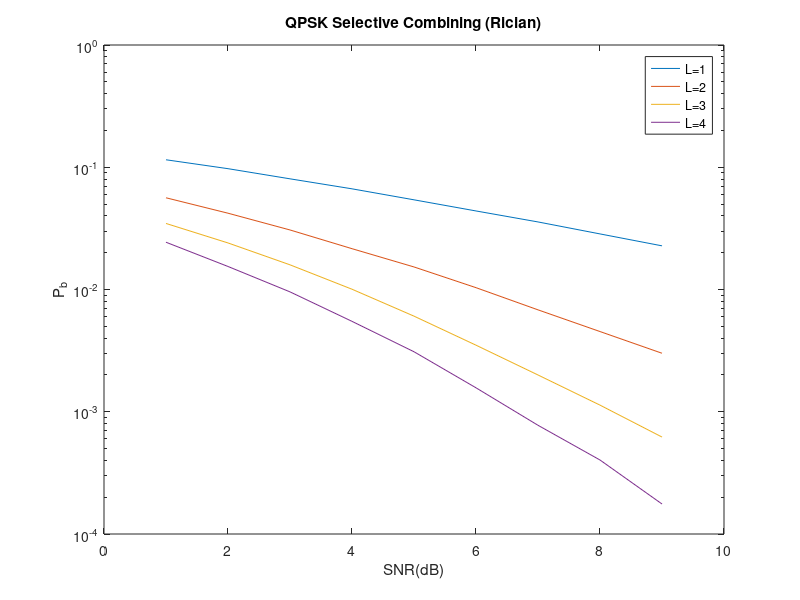
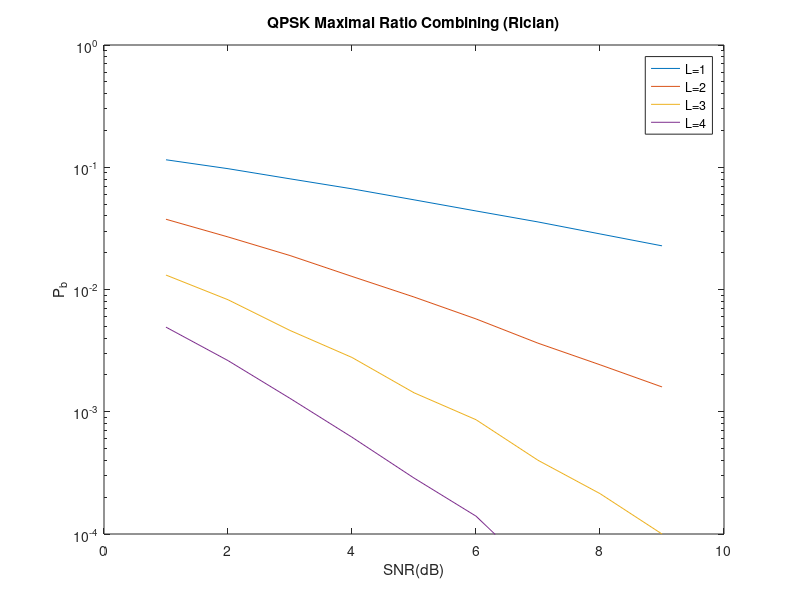
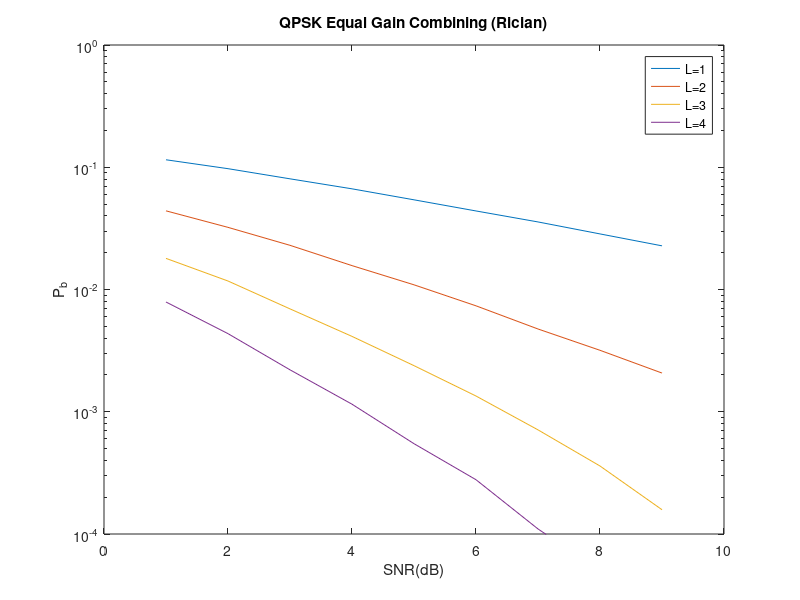
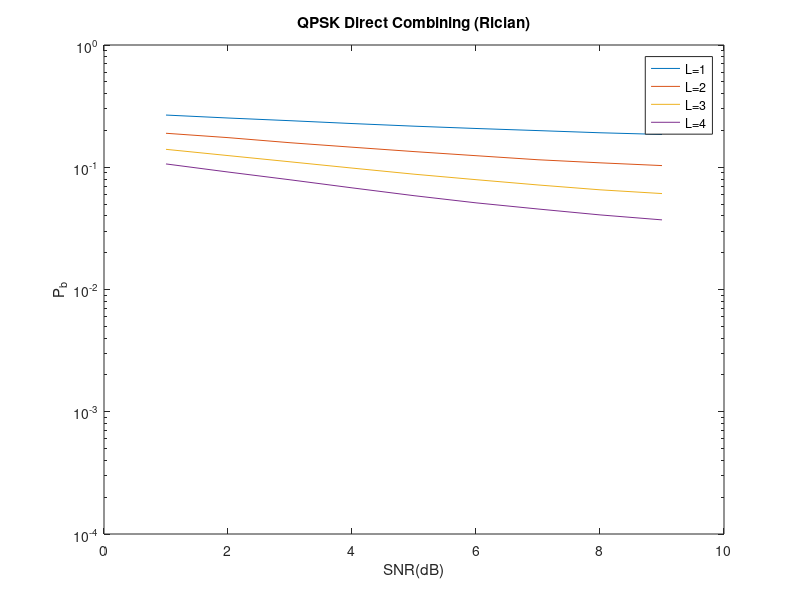

The MATLAB source for these figures, in order:
clear all; clc;

Pb = zeros(4,9,4); % bit error rate
n = 10^6; % the number of input bits
QPSKrandSignal = sign(randn(1,n)); % random QPSK random signal -1 and 1
SNR = 1:9; % Es/No (dB)
K = 1; % for uncorrelated Ricean fading
s = sqrt((2*1*K)/2); % constant for generating rician fading

for L = 1:4 % L is diversity branches
    r = zeros(L,n); % the received complex envelopes of the diversity branches
    
    for i = 1:9 % i is SNR Es/No
        rician_fading = ((s+randn(L,n))+j*(s+randn(L,n)))/sqrt(2+2*s^2); % complex rician fading gain
        noise = sqrt((1/(10^(i/10)))*0.5)*(randn(L,n)+j*randn(L,n)); % received noise
        
        for k = 1:L
            r(k,:) = QPSKrandSignal.*(rician_fading(k,:))+noise(k,:); % the received complex envelopes of the diversity branches
            r_gain(k,:) = abs(r(k,:)); % The length of received complex signal
        end
        
        %--------  SC  ---------%
        if L == 1
            rd = (r./exp(j*angle(rician_fading)));
        else
            [u,v] = max(r_gain);
            rd = sum((sparse(v,[1:n],1)).*r)./exp(j*angle(sum((sparse(v,[1:n],1)).*rician_fading)));
        end
        rd = sign(real(rd));
        Pb(1,i,L) = sum(rd~=QPSKrandSignal)/n; % Compare with origin transmitted signal to calculate bit error rate
        %-----------------------%
        
        %--------  MRC  --------%
        if L == 1
            rd = r.*conj(rician_fading);
        else
            rd = sum(r.*conj(rician_fading));
        end   
        rd = sign(real(rd));
        Pb(2,i,L) = sum(rd~=QPSKrandSignal)/n; % Compare with origin transmitted signal to calculate bit error rate
        %-----------------------%
        
        %--------  EGC  --------%
        if L == 1
            rd = (r./exp(j*angle(rician_fading)));
        else
            rd = sum(r./exp(j*angle(rician_fading)));
        end   
        rd = sign(real(rd));
        Pb(3,i,L) = sum(rd~=QPSKrandSignal)/n; % Compare with origin transmitted signal to calculate bit error rate
        %-----------------------%
        
        %--------  DC  ---------%
        if L == 1
            rd = (r);
        else
            rd = sum(r);
        end  
        rd = sign(real(rd));
        Pb(4,i,L) = sum(rd~=QPSKrandSignal)/n; % Compare with origin transmitted signal to calculate bit error rate
        %-----------------------%
    end
end

figure('name','QPSK Selective Combining (Rician)');
semilogy(SNR,Pb(1,:,1),SNR,Pb(1,:,2),SNR,Pb(1,:,3),SNR,Pb(1,:,4));
title('QPSK Selective Combining (Rician)');
xlabel('SNR(dB)');ylabel('P_b');
legend('L=1','L=2','L=3','L=4');ylim([10^-4 10^0]);
saveas(gcf,'Result\QPSK Selective Combining (Rician).jpg');

figure('name','QPSK Maximal Ratio Combining (Rician)');
semilogy(SNR,Pb(2,:,1),SNR,Pb(2,:,2),SNR,Pb(2,:,3),SNR,Pb(2,:,4));
title('QPSK Maximal Ratio Combining (Rician)');
xlabel('SNR(dB)');ylabel('P_b');
legend('L=1','L=2','L=3','L=4');ylim([10^-4 10^0]);
saveas(gcf,'Result\QPSK Maximal Ratio Combining (Rician).jpg');

figure('name','QPSK Equal Gain Combining (Rician)');
semilogy(SNR,Pb(3,:,1),SNR,Pb(3,:,2),SNR,Pb(3,:,3),SNR,Pb(3,:,4));
title('QPSK Equal Gain Combining (Rician)');
xlabel('SNR(dB)');ylabel('P_b');
legend('L=1','L=2','L=3','L=4');ylim([10^-4 10^0]);
saveas(gcf,'Result\QPSK Equal Gain Combining (Rician).jpg');

figure('name','QPSK Direct Combining (Rician)');
semilogy(SNR,Pb(4,:,1),SNR,Pb(4,:,2),SNR,Pb(4,:,3),SNR,Pb(4,:,4));
title('QPSK Direct Combining (Rician)');
xlabel('SNR(dB)');ylabel('P_b');
legend('L=1','L=2','L=3','L=4');ylim([10^-4 10^0]);
saveas(gcf,'Result\QPSK Direct Combining (Rician).jpg');
